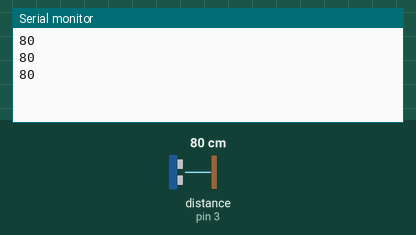
Recording of a sketch running on a simulated Arduino Uno, built with avr-gcc and run on an emulated ATmega328P. Parts: the last lines printed to the serial monitor. The test bench sets the inputs (shaded band); at power-on: distance to the obstacle (sensor on pin 3) 80 cm. The echo pulse lasts 58.3 µs per cm.

Above: at 1.3 s.
1.4 s: distance to the obstacle (sensor on pin 3) set to 6 cm
At 1.9 s:
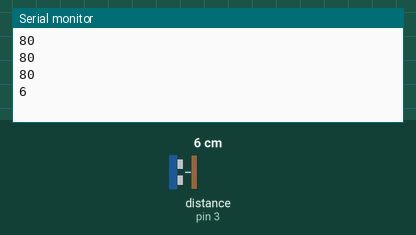
2.9 s: distance to the obstacle (sensor on pin 3) set to 3 cm
At 3.4 s:
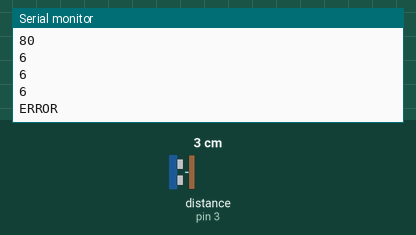

Measured:
- the behaviour switches between 5 and 4 cm on distance to the obstacle (sensor on pin 3) (found by bisection; images 1 and 2)
- after the input at 1.4 s, the serial monitor: prints a new line after 0.12 s (image 1)
- after the input at 2.9 s, the serial monitor: prints a new line after 0.12 s (image 2)

The sketch:

odleglosc.c.ino
```cpp
#define pin_nadajnik 2
#define pin_odbiornik 3 //Definicja pinu, do którego podłączamy odbiornik (pin ECHO)
int odleglosc;          //Zmienna przechowująca odległość
long czas_impulsu = 0;  //Zmienna przechowująca czas trwania impulsu na pinie ECHO

void setup()
{
 Serial.begin (9600);
 pinMode(pin_nadajnik, OUTPUT);
 pinMode(pin_odbiornik, INPUT);
}

void loop()
{
 digitalWrite(pin_nadajnik, HIGH); //Wystawienie stanu wysokiego na pin nadajnika
 delayMicroseconds(10); //Czas trwania 10us
 digitalWrite(pin_nadajnik, LOW); //Wystawienie stanu niskiego na pin nadajnika

 czas_impulsu = pulseIn(pin_odbiornik, HIGH); //Czas trwania impulsu na pinie Echo
 odleglosc = czas_impulsu/58; //Wyznaczenie odległości w cm

//Zabezpieczenie przed przekroczeniem zakresu pomiarowego
  if ( odleglosc < 5 || odleglosc> 200 )
   Serial.println("ERROR");
  else
  {
   Serial.println(odleglosc);
  }
 delay(500);
}
```
